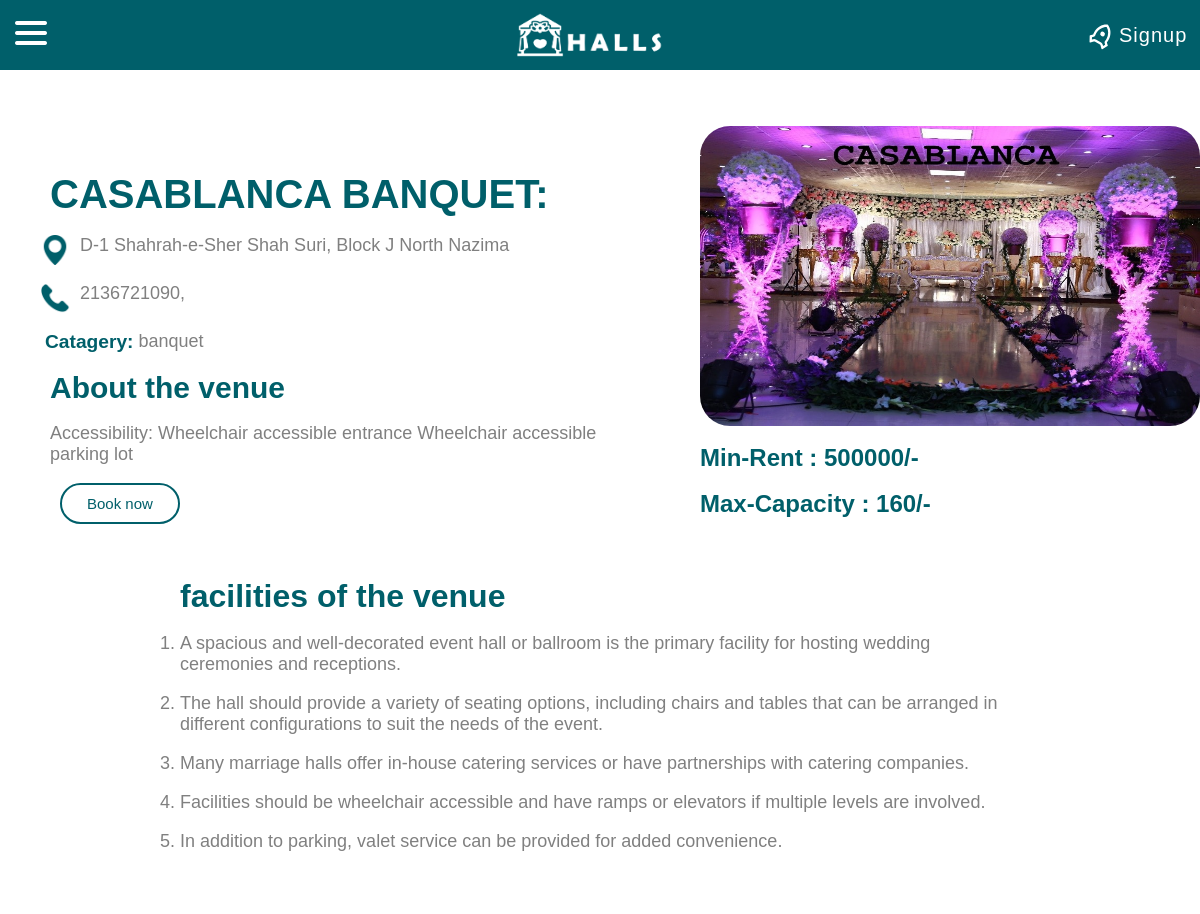
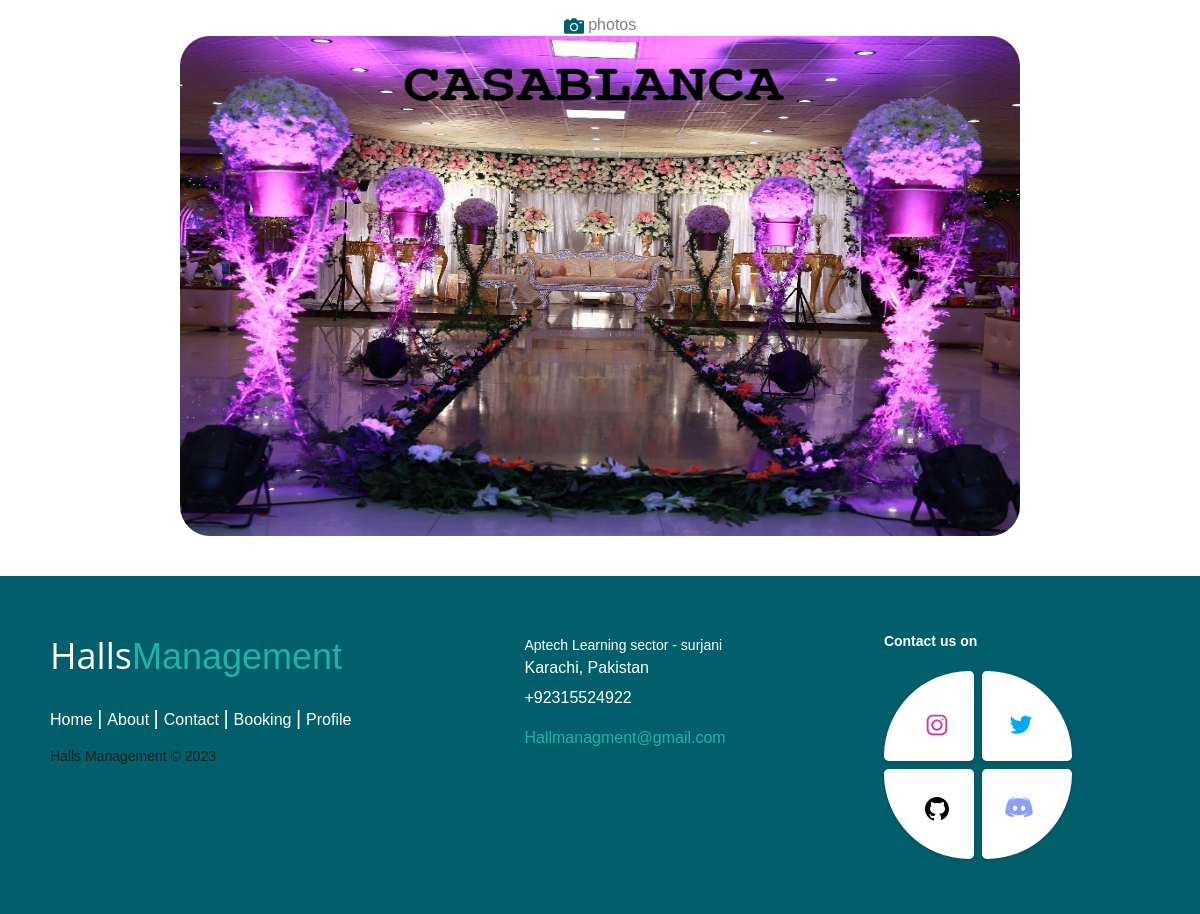
The page /hall1.php?id=2 on the database its author committed (2 pictures, top to bottom).
### tables this page shows
CREATE TABLE `hall` (
  `h_id` int(15) NOT NULL,
  `h_name` varchar(50) NOT NULL,
  `h_contact` int(11) NOT NULL,
  `h_address` varchar(50) NOT NULL,
  `h_category` varchar(50) NOT NULL,
  `h_description` varchar(1000) NOT NULL,
  `minimum_rent` int(11) DEFAULT NULL,
  `Accommodation` int(11) NOT NULL,
  `h_image` varchar(100) NOT NULL
);

### hall1.php (the view, shortened to what this page needs)
<!DOCTYPE html>
<html lang="en">
<head>
    <link rel="stylesheet" href="css/halls.css">
</head>
<body>
      <?php
 include("nav.php");
 ?>
<br><br><br><br><br><br><br>
<div class="hall_details">
   <?php
require_once("connection.php");
?>
  <div class="hall_description2">
  <?php
if(isset($_GET["id"]))
{
  $id= $_GET["id"];
$query = "SELECT * from hall where h_id='".$id."'";
$sel = mysqli_query($con, $query);
while($row = mysqli_fetch_assoc($sel))
{
?>
    <h1> <?php echo $row["h_name"]; ?>:</h1>
    <br>
    <div class="iii"><img src="images/location.png" alt="location:" width="30px" height="30px"><p><?php echo $row["h_address"]; ?></p></div>
    <br>
    <div class="iii"><img src="images/call.png" alt="location:" width="30px" height="30px"><p><?php echo $row["h_contact"]; ?>,</p></div>
    <br>
    <div class="iii"> <h3>Catagery:</h3><p><?php echo $row['h_category'];  ?></p></div>
    <br>
    <h2>About the venue</h2>
    <br>
    <p class="parahall"><?php echo $row["h_description"]; ?></p>
         <br>
         <a href="proceed.php?id=<?php echo $row['h_id']; ?>" class="bkn">Book now</a>
  </div>
  <div class="set">
  <div class="hall_description1">
    <img class="img2" src="images/<?php echo $row['h_image'];  ?>" width="100%" height="300px"/>
  </div><br>
   <h2> Min-Rent : <?php echo $row["minimum_rent"]; ?>/-</h2><br>
  <h2>Max-Capacity : <?php echo $row["Accommodation"]; $_SESSION["Accommodation"] = $row["Accommodation"]; ?>/-</h2>
  </div>
</div>
<div class="fcs">
<div class="facilities">
  <h1>
    facilities of the venue
  </h1>
  <br>
  <ol class="list">
    <li>A spacious and well-decorated event hall or ballroom is the primary facility for hosting wedding ceremonies and receptions. </li><br>
    <li>The hall should provide a variety of seating options, including chairs and tables that can be arranged in different configurations to suit the needs of the event.</li><br>
    <li>Many marriage halls offer in-house catering services or have partnerships with catering companies.  </li><br>
    <li>Facilities should be wheelchair accessible and have ramps or elevators if multiple levels are involved. </li><br>
    <li>In addition to parking, valet service can be provided for added convenience. </li><br>
  </ol>
</div>
</div>
<div class="pic">
    <img src="images/camera.png" width="20px" height="20px"><p>&nbsp;photos</p>
</div>
<center><img src="images/<?php echo $row['h_image'];  ?>" alt="" width="70%" height="500px" class="img3"></center>
<?php   }
}
?>
<br><br>
 <?php
 include("footer.php");
 ?>
</body>
</html>

### css/halls.css (style rules this page uses)
* { padding: 0%; margin: 0; font-family: 'Share Tech', sans-serif; }
.hall_details { display: flex; justify-content: center; align-items: center; }
.hall_description2 img { position: relative; left: 40px; }
.iii { display: flex; flex-direction: row; }
.iii h3 { color: #005f6a; font-size: larger; position: relative; left: 45px; }
.img2 { border-radius: 30px; position: relative; }
.img3 { border-radius: 30px; position: relative; }
.hall_description1 { width: 500px; height: 300px; display: flex; justify-content: flex-start; align-items: flex-start; flex-direction: column; background-size: cover; background-repeat: no-repeat; }
.set h2 { color:#005f6a; }
.hall_description2 { width: 60%; height: 300px; display: flex; justify-content: space-between; align-items: flex-start; flex-direction: column; }
.hall_description2 h1 { color: #005f6a; position: relative; font-size: 40px; left: 50px; }
.hall_description2 h2 { color: #005f6a; position: relative; font-size: 30px; left: 50px; }
.hall_description2 p { color: gray; font-size: large; position: relative; left: 50px; width: 600px; }
.facilities { display: flex; justify-content: center; align-items: flex-start; flex-direction: column; position: relative; margin: 60px; width: 70%; }
.facilities h1 { color: #005f6a; }
.list li { color: gray; font-size: large; }
.fcs { display: flex; justify-content: center; align-items: center; }
.set { display: flex; flex-direction: column; }
.pic { display: flex; justify-content: center; align-self: center; text-align: center; }
.pic p { color: grey; }
.bkn { font-size: 15px; text-decoration: none; color: #005f6a; border: 2px solid #005f6a; padding: 10px 25px; border-radius: 50px; transition: all 0.4s ease-in-out; position: relative; left: 60px; }
::placeholder { color: #ffffff; }

### rows shown on the page
hall: h_name "CASABLANCA BANQUET", h_address "D-1 Shahrah-e-Sher Shah Suri, Block J North Nazima", h_contact "2136721090", h_category "banquet", h_description "Accessibility: Wheelchair accessible entrance Wheelchair accessible parking lot", h_image (picture), minimum_rent "500000", Accommodation "160"
